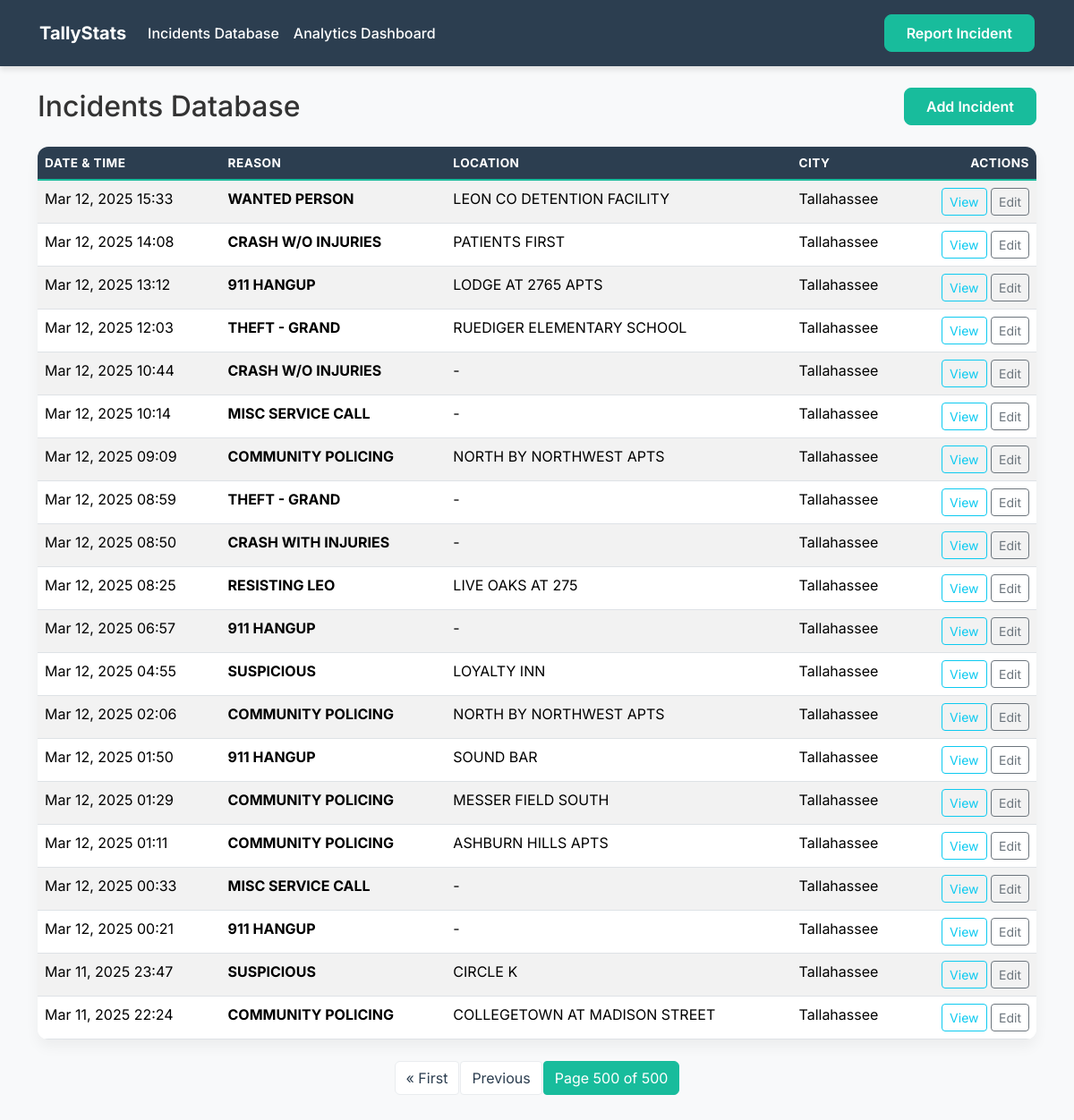
Page /records/?page=500 on the committed database.
### myapp/models.py (models this page shows, shortened)
class CrimeIncident(models.Model):
    city = models.ForeignKey(City, on_delete=models.CASCADE, related_name='crime_incidents')
    date_time = models.DateTimeField()
    reason = models.CharField(max_length=200)
    location = models.CharField(max_length=255, null=True, blank=True)
    latitude = models.FloatField(null=True, blank=True)
    longitude = models.FloatField(null=True, blank=True)
    created_at = models.DateTimeField(auto_now_add=True)
    class Meta:
        ordering = ['-date_time']

class City(models.Model):
    name = models.CharField(max_length=100, unique=True)
    class Meta:
        verbose_name_plural = "Cities"

### myapp/views.py (the view)
# urls.py: path('records/', views.records_list, name='records_list'),
def records_list(request):
    incident_list = CrimeIncident.objects.all()
    paginator = Paginator(incident_list, 20) # Show 20 incidents per page
    page_number = request.GET.get('page')
    page_obj = paginator.get_page(page_number)
    return render(request, 'myapp/list.html', {'page_obj': page_obj})

### myapp/templates/myapp/list.html (shortened to what this page needs)
{% extends 'myapp/base.html' %}
{% load bootstrap5 %}
{% block content %}
<div class="d-flex justify-content-between align-items-center mb-4">
    <h2 class="mb-0">Incidents Database</h2>
    <a href="{% url 'record_create' %}" class="btn btn-primary-custom text-white">
         Add Incident
    </a>
</div>
<div class="card card-custom p-0 overflow-hidden">
    <div class="table-responsive">
        <table class="table table-custom table-striped table-hover mb-0">
            <thead>
                <tr>
                    <th>Date & Time</th>
                    <th>Reason</th>
                    <th>Location</th>
                    <th>City</th>
                    <th class="text-end">Actions</th>
                </tr>
            </thead>
            <tbody>
                {% for incident in page_obj %}
                <tr>
                    <td>{{ incident.date_time|date:"M d, Y H:i" }}</td>
                    <td><strong>{{ incident.reason }}</strong></td>
                    <td>{{ incident.location|default:"-" }}</td>
                    <td>{{ incident.city.name }}</td>
                    <td class="text-end">
                        <a href="{% url 'record_detail' incident.pk %}" class="btn btn-sm btn-outline-info">View</a>
                        <a href="{% url 'record_edit' incident.pk %}" class="btn btn-sm btn-outline-secondary">Edit</a>
                    </td>
                </tr>
                {% empty %}
                <tr>
                    <td colspan="5" class="text-center py-4 text-muted">No incidents found in the database.</td>
                </tr>
                {% endfor %}
            </tbody>
        </table>
    </div>
</div>
{% if page_obj.has_other_pages %}
<nav aria-label="Page navigation" class="mt-4">
    <ul class="pagination pagination-custom justify-content-center">
        {% if page_obj.has_previous %}
        <li class="page-item">
            <a class="page-link" href="?page=1">&laquo; First</a>
        </li>
        <li class="page-item">
            <a class="page-link" href="?page={{ page_obj.previous_page_number }}">Previous</a>
        </li>
        {% endif %}
        <li class="page-item active">
            <span class="page-link">Page {{ page_obj.number }} of {{ page_obj.paginator.num_pages }}</span>
        </li>
    </ul>
</nav>
{% endif %}
{% endblock %}

### myapp/static/css/style.css (style rules this page uses)
:root { --primary-color: #2c3e50; --secondary-color: #18bc9c; --bg-color: #f8f9fa; --card-bg: #ffffff; --text-color: #333333; }
body { background-color: var(--bg-color); font-family: 'Inter', -apple-system, BlinkMacSystemFont, "Segoe UI", Roboto, "Helvetica Neue", Arial, sans-serif; color: var(--text-color); }
.card-custom { border: none; border-radius: 12px; background-color: var(--card-bg); box-shadow: 0 8px 15px rgba(0, 0, 0, 0.05); transition: transform 0.2s ease, box-shadow 0.2s ease; }
.table-custom thead th { background-color: var(--primary-color); color: white; border-bottom: 2px solid var(--secondary-color); text-transform: uppercase; font-size: 0.85rem; letter-spacing: 0.5px; }
.btn-primary-custom { background-color: var(--secondary-color); border-color: var(--secondary-color); border-radius: 8px; padding: 0.5rem 1.5rem; font-weight: 600; transition: all 0.3s ease; }
.pagination-custom .page-link { color: var(--primary-color); border-radius: 4px; margin: 0 2px; border: 1px solid #e9ecef; }
.pagination-custom .page-item.active .page-link { background-color: var(--secondary-color); border-color: var(--secondary-color); color: white; }

### rows in the picture
CrimeIncident: date_time "Mar 12, 2025 10:44", reason "CRASH W/O INJURIES", location "-", city.name "Tallahassee"
CrimeIncident: date_time "Mar 12, 2025 10:14", reason "MISC SERVICE CALL", location "-", city.name "Tallahassee"
CrimeIncident: date_time "Mar 12, 2025 08:59", reason "THEFT - GRAND", location "-", city.name "Tallahassee"
CrimeIncident: date_time "Mar 12, 2025 08:25", reason "RESISTING LEO", location "LIVE OAKS AT 275", city.name "Tallahassee"
CrimeIncident: date_time "Mar 12, 2025 02:06", reason "COMMUNITY POLICING", location "NORTH BY NORTHWEST APTS", city.name "Tallahassee"
CrimeIncident: date_time "Mar 12, 2025 01:11", reason "COMMUNITY POLICING", location "ASHBURN HILLS APTS", city.name "Tallahassee"
CrimeIncident: date_time "Mar 12, 2025 00:21", reason "911 HANGUP", location "-", city.name "Tallahassee"

### other values in the picture
{{ page_obj.number }} "500"
{{ page_obj.paginator.num_pages }} "500"
